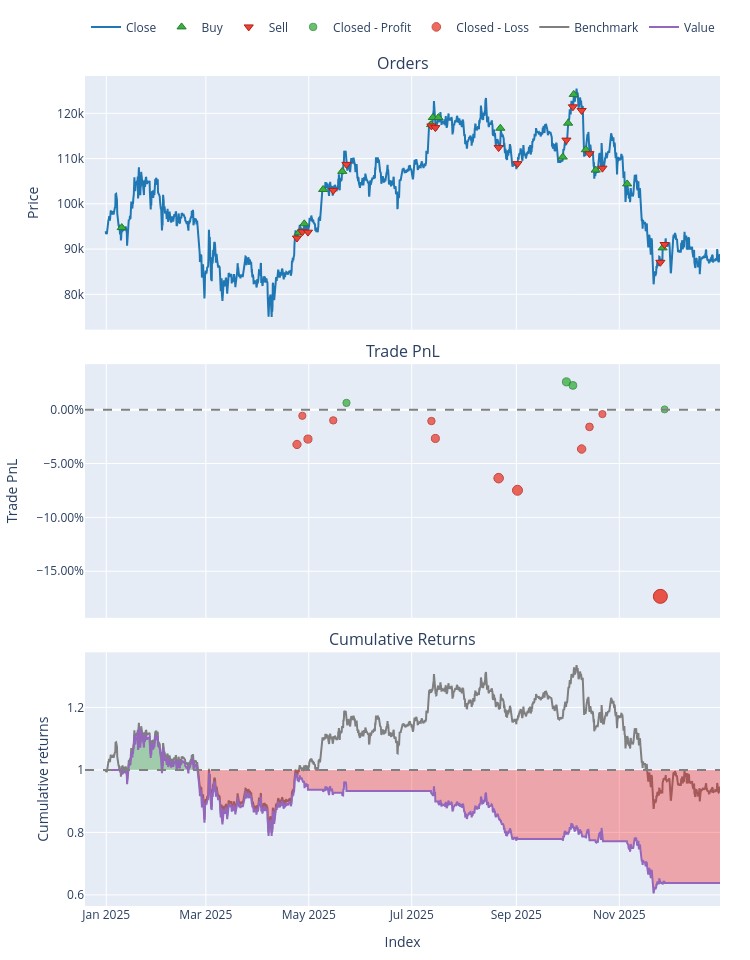

The notebook cell saved with this chart:
### Code cell
# 2. Plot including PnL subplots
# This will show the BTC price, markers, and cumulative returns
btc_pf.iloc[0].plot().show()

### Figure 1 — Plotly figure (JSON) as saved in the notebook; plotly's stock layout.template omitted (floating-point values rounded to 4 significant figures; data arrays with more than 128 entries replaced by an {"elided": "..."} marker saying what was removed)
{"data": [{"legendgroup": "0", "line": {"color": "#1f77b4"}, "name": "Close", "showlegend": true, "type": "scatter", "uid": "50b10c34-cc6c-4cdc-949f-16e0786c7f50", "x": {"elided": "2184 str values"}, "xaxis": "x", "y": {"elided": "2184 float values"}, "yaxis": "y"}, {"customdata": [[0.0, 0.01051, 3.984], [2.0, 0.0103, 3.856], [4.0, 0.01003, 3.834], [6.0, 0.009039, 3.73], [8.0, 0.008615, 3.693], [10.0, 0.007906, 3.717], [12.0, 0.007721, 3.678], [14.0, 0.007516, 3.58], [16.0, 0.007183, 3.353], [18.0, 0.007031, 3.103], [20.0, 0.006754, 3.183], [22.0, 0.006552, 3.255], [24.0, 0.007003, 3.136], [26.0, 0.00718, 3.086], [28.0, 0.007361, 3.074], [30.0, 0.007044, 2.543]], "hovertemplate": "Order Id: %{customdata[0]}<br>Timestamp: %{x}<br>Price: %{y}<br>Size: %{customdata[1]:.6f}<br>Fees: %{customdata[2]:.6f}", "legendgroup": "1", "marker": {"color": "#37B13F", "line": {"color": "rgb(38,123,44)", "width": 1}, "size": 8, "symbol": "triangle-up"}, "mode": "markers", "name": "Buy", "type": "scatter", "uid": "31297b52-7d10-4914-8150-acc31d96ed38", "x": ["2025-01-10T04:00:00+00:00", "2025-04-25T00:00:00+00:00", "2025-04-28T08:00:00+00:00", "2025-05-09T12:00:00+00:00", "2025-05-20T20:00:00+00:00", "2025-07-12T12:00:00+00:00", "2025-07-13T12:00:00+00:00", "2025-07-16T20:00:00+00:00", "2025-08-22T12:00:00+00:00", "2025-09-28T12:00:00+00:00", "2025-10-01T16:00:00+00:00", "2025-10-05T00:00:00+00:00", "2025-10-12T04:00:00+00:00", "2025-10-18T00:00:00+00:00", "2025-11-05T16:00:00+00:00", "2025-11-26T16:00:00+00:00"], "xaxis": "x", "y": [94750.0, 93600.0, 95590.0, 103200.0, 107200.0, 117500.0, 119100.0, 119100.0, 116700.0, 110300.0, 117800.0, 124200.0, 112000.0, 107500.0, 104400.0, 90260.0], "yaxis": "y"}, {"customdata": [[1.0, 0.01051, 3.887], [3.0, 0.0103, 3.865], [5.0, 0.01003, 3.76], [7.0, 0.009039, 3.723], [9.0, 0.008615, 3.746], [11.0, 0.007906, 3.707], [13.0, 0.007721, 3.609], [15.0, 0.007516, 3.38], [17.0, 0.007183, 3.128], [19.0, 0.007031, 3.209], [21.0, 0.006754, 3.281], [23.0, 0.006552, 3.162], [25.0, 0.007003, 3.111], [27.0, 0.00718, 3.099], [29.0, 0.007361, 2.564], [31.0, 0.007044, 2.564]], "hovertemplate": "Order Id: %{customdata[0]}<br>Timestamp: %{x}<br>Price: %{y}<br>Size: %{customdata[1]:.6f}<br>Fees: %{customdata[2]:.6f}", "legendgroup": "2", "marker": {"color": "#EA4335", "line": {"color": "rgb(181,31,18)", "width": 1}, "size": 8, "symbol": "triangle-down"}, "mode": "markers", "name": "Sell", "type": "scatter", "uid": "f5cabe6f-48ff-4bb2-b07d-923ee7580318", "x": ["2025-04-24T00:00:00+00:00", "2025-04-27T04:00:00+00:00", "2025-04-30T12:00:00+00:00", "2025-05-15T12:00:00+00:00", "2025-05-23T08:00:00+00:00", "2025-07-12T16:00:00+00:00", "2025-07-15T00:00:00+00:00", "2025-08-21T12:00:00+00:00", "2025-09-01T16:00:00+00:00", "2025-09-30T16:00:00+00:00", "2025-10-04T12:00:00+00:00", "2025-10-09T16:00:00+00:00", "2025-10-14T08:00:00+00:00", "2025-10-22T00:00:00+00:00", "2025-11-25T08:00:00+00:00", "2025-11-27T20:00:00+00:00"], "xaxis": "x", "y": [92440.0, 93820.0, 93740.0, 103000.0, 108700.0, 117200.0, 116800.0, 112400.0, 108900.0, 114100.0, 121400.0, 120600.0, 111100.0, 107900.0, 87070.0, 91010.0], "yaxis": "y"}, {"customdata": [[4.0, 4.0, 5.833, 0.006317], [9.0, 9.0, 20.02, 0.02581], [10.0, 10.0, 17.94, 0.02255], [15.0, 15.0, 0.1714, 0.0002695]], "hovertemplate": "Exit Trade Id: %{customdata[0]}<br>Position Id: %{customdata[1]}<br>Exit Timestamp: %{x}<br>PnL: %{customdata[2]:.6f}<br>Return: %{customdata[3]:.2%}", "legendgroup": "3", "marker": {"color": "#37B13F", "line": {"color": "rgb(38,123,44)", "width": 1}, "opacity": [0.7552, 0.7721, 0.7693, 0.75], "size": [7.245, 8.033, 7.901, 7.0], "symbol": "circle"}, "mode": "markers", "name": "Closed - Profit", "type": "scatter", "uid": "f602fab1-8586-424a-8023-795f8e63bcf5", "x": ["2025-05-23T08:00:00+00:00", "2025-09-30T16:00:00+00:00", "2025-10-04T12:00:00+00:00", "2025-11-27T20:00:00+00:00"], "xaxis": "x2", "y": [0.006317, 0.02581, 0.02255, 0.0002695], "yaxis": "y2"}, {"customdata": [[0.0, 0.0, -32.15, -0.03227], [1.0, 1.0, -5.446, -0.005649], [2.0, 2.0, -26.14, -0.02727], [3.0, 3.0, -9.243, -0.009912], [5.0, 5.0, -9.784, -0.01053], [6.0, 6.0, -24.52, -0.02667], [7.0, 7.0, -56.88, -0.06356], [8.0, 8.0, -62.72, -0.07481], [11.0, 11.0, -29.7, -0.0365], [12.0, 12.0, -12.52, -0.01597], [13.0, 13.0, -3.162, -0.004097], [14.0, 14.0, -133.2, -0.1733]], "hovertemplate": "Exit Trade Id: %{customdata[0]}<br>Position Id: %{customdata[1]}<br>Exit Timestamp: %{x}<br>PnL: %{customdata[2]:.6f}<br>Return: %{customdata[3]:.2%}", "legendgroup": "4", "marker": {"color": "#EA4335", "line": {"color": "rgb(181,31,18)", "width": 1}, "opacity": [0.7777, 0.7547, 0.7734, 0.7584, 0.7589, 0.7729, 0.8049, 0.8146, 0.7814, 0.7636, 0.7533, 0.9], "size": [8.295, 7.218, 8.092, 7.39, 7.415, 8.068, 9.56, 10.02, 8.466, 7.635, 7.155, 14.0], "symbol": "circle"}, "mode": "markers", "name": "Closed - Loss", "type": "scatter", "uid": "a02666b1-a0a3-43cd-b67b-9f49668baa50", "x": ["2025-04-24T00:00:00+00:00", "2025-04-27T04:00:00+00:00", "2025-04-30T12:00:00+00:00", "2025-05-15T12:00:00+00:00", "2025-07-12T16:00:00+00:00", "2025-07-15T00:00:00+00:00", "2025-08-21T12:00:00+00:00", "2025-09-01T16:00:00+00:00", "2025-10-09T16:00:00+00:00", "2025-10-14T08:00:00+00:00", "2025-10-22T00:00:00+00:00", "2025-11-25T08:00:00+00:00"], "xaxis": "x2", "y": [-0.03227, -0.005649, -0.02727, -0.009912, -0.01053, -0.02667, -0.06356, -0.07481, -0.0365, -0.01597, -0.004097, -0.1733], "yaxis": "y2"}, {"legendgroup": "5", "line": {"color": "#7f7f7f"}, "name": "Benchmark", "showlegend": true, "type": "scatter", "uid": "256b0c10-d1c7-42c6-a88c-c814c97e329f", "x": {"elided": "2184 str values"}, "xaxis": "x3", "y": {"elided": "2184 float values"}, "yaxis": "y3"}, {"hoverinfo": "skip", "legendgroup": "6", "line": {"color": "rgba(0, 0, 0, 0)", "width": 0}, "opacity": 0, "showlegend": false, "type": "scatter", "uid": "5ce0e8aa-0e5e-49f4-b866-41649cadeb86", "x": {"elided": "2184 str values"}, "xaxis": "x3", "y": {"elided": "2184 int values"}, "yaxis": "y3"}, {"connectgaps": false, "fill": "tonexty", "fillcolor": "rgba(0, 128, 0, 0.3)", "hoverinfo": "skip", "legendgroup": "6", "line": {"color": "rgba(0, 0, 0, 0)", "width": 0}, "opacity": 0, "showlegend": false, "type": "scatter", "uid": "50404399-54f5-4d27-b328-8c32c8b8d7cd", "x": {"elided": "2184 str values"}, "xaxis": "x3", "y": {"elided": "2184 float values"}, "yaxis": "y3"}, {"hoverinfo": "skip", "legendgroup": "6", "line": {"color": "rgba(0, 0, 0, 0)", "width": 0}, "opacity": 0, "showlegend": false, "type": "scatter", "uid": "5fdf398b-c610-4e46-92a5-38f4d18f3d8c", "x": {"elided": "2184 str values"}, "xaxis": "x3", "y": {"elided": "2184 int values"}, "yaxis": "y3"}, {"connectgaps": false, "fill": "tonexty", "fillcolor": "rgba(255, 0, 0, 0.3)", "hoverinfo": "skip", "legendgroup": "6", "line": {"color": "rgba(0, 0, 0, 0)", "width": 0}, "opacity": 0, "showlegend": false, "type": "scatter", "uid": "277723e4-10ea-4dc3-8111-dec8ba9a85b2", "x": {"elided": "2184 str values"}, "xaxis": "x3", "y": {"elided": "2184 float values"}, "yaxis": "y3"}, {"legendgroup": "7", "line": {"color": "#9467bd"}, "name": "Value", "showlegend": true, "type": "scatter", "uid": "bfa5f5c6-aef0-4ba4-8e20-dfcda4a02c78", "x": {"elided": "2184 str values"}, "xaxis": "x3", "y": {"elided": "2184 float values"}, "yaxis": "y3"}, {"hoverinfo": "skip", "legendgroup": "6", "line": {"color": "rgba(0, 0, 0, 0)", "width": 0}, "opacity": 0, "showlegend": false, "type": "scatter", "uid": "f9bb6833-05c4-4359-8c10-ae3d615c28d0", "x": {"elided": "2184 str values"}, "xaxis": "x3", "y": {"elided": "2184 int values"}, "yaxis": "y3"}], "layout": {"annotations": [{"font": {"size": 16}, "showarrow": false, "text": "Orders", "x": 0.5, "xanchor": "center", "xref": "paper", "y": 1, "yanchor": "bottom", "yref": "paper"}, {"font": {"size": 16}, "showarrow": false, "text": "Trade PnL", "x": 0.5, "xanchor": "center", "xref": "paper", "y": 0.6528, "yanchor": "bottom", "yref": "paper"}, {"font": {"size": 16}, "showarrow": false, "text": "Cumulative Returns", "x": 0.5, "xanchor": "center", "xref": "paper", "y": 0.3056, "yanchor": "bottom", "yref": "paper"}], "height": 960, "legend": {"orientation": "h", "traceorder": "normal", "x": 1, "xanchor": "right", "y": 1.042, "yanchor": "bottom"}, "margin": {"b": 30, "l": 30, "r": 30, "t": 30}, "shapes": [{"line": {"color": "gray", "dash": "dash"}, "type": "line", "x0": 0, "x1": 1, "xref": "paper", "y0": 0, "y1": 0, "yref": "y2"}, {"line": {"color": "gray", "dash": "dash"}, "type": "line", "x0": 0, "x1": 1, "xref": "paper", "y0": 1, "y1": 1, "yref": "y3"}], "showlegend": true, "width": 750, "xaxis": {"anchor": "y", "domain": [0, 1], "matches": "x3", "showticklabels": false}, "xaxis2": {"anchor": "y2", "domain": [0, 1], "matches": "x3", "showticklabels": false}, "xaxis3": {"anchor": "y3", "domain": [0, 1], "title": {"text": "Index"}}, "yaxis": {"anchor": "x", "domain": [0.6944, 1], "title": {"text": "Price"}}, "yaxis2": {"anchor": "x2", "domain": [0.3472, 0.6528], "tickformat": ".2%", "title": {"text": "Trade PnL"}}, "yaxis3": {"anchor": "x3", "domain": [0, 0.3056], "title": {"text": "Cumulative returns"}}}}
